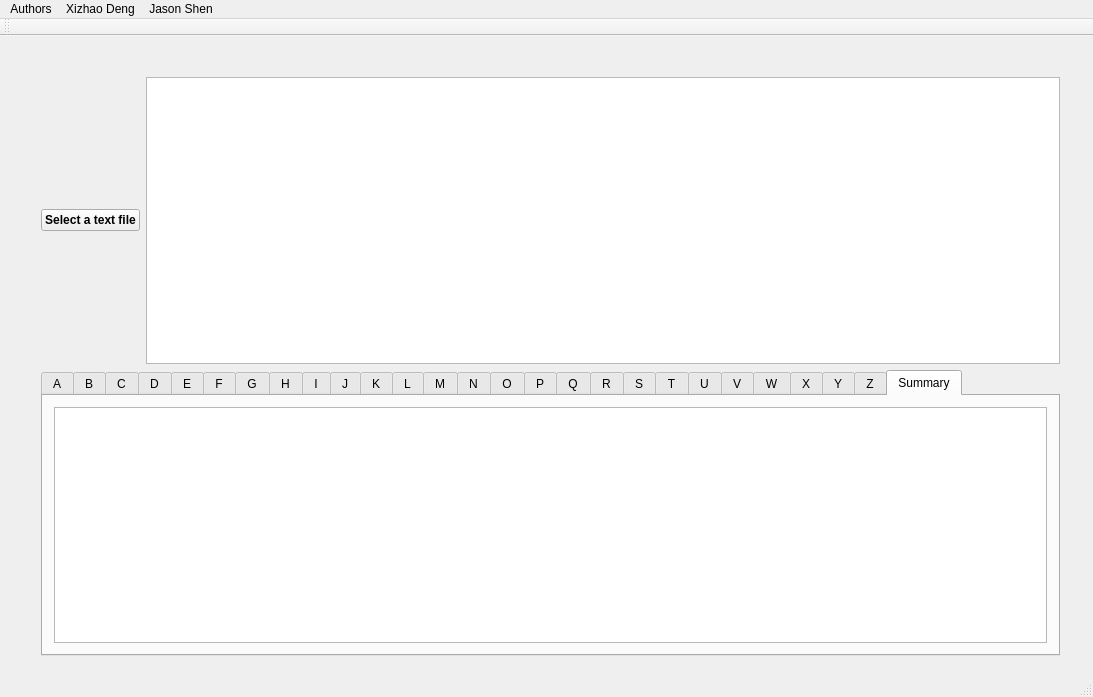
<?xml version="1.0" encoding="UTF-8"?>
<ui version="4.0">
 <class>MainWindow</class>
 <widget class="QMainWindow" name="MainWindow">
  <property name="geometry">
   <rect>
    <x>0</x>
    <y>0</y>
    <width>1093</width>
    <height>697</height>
   </rect>
  </property>
  <property name="windowTitle">
   <string>Text Pro. Ultimate 1.121</string>
  </property>
  <widget class="QWidget" name="centralWidget">
   <widget class="QWidget" name="layoutWidget">
    <property name="geometry">
     <rect>
      <x>150</x>
      <y>10</y>
      <width>911</width>
      <height>16</height>
     </rect>
    </property>
    <layout class="QHBoxLayout" name="horizontalLayout_3">
     <item>
      <widget class="QLabel" name="label">
       <property name="font">
        <font>
         <weight>75</weight>
         <bold>true</bold>
        </font>
       </property>
       <property name="text">
        <string>Book Text</string>
       </property>
       <property name="alignment">
        <set>Qt::AlignCenter</set>
       </property>
      </widget>
     </item>
    </layout>
   </widget>
   <widget class="QWidget" name="layoutWidget">
    <property name="geometry">
     <rect>
      <x>30</x>
      <y>30</y>
      <width>1041</width>
      <height>601</height>
     </rect>
    </property>
    <layout class="QVBoxLayout" name="verticalLayout">
     <item>
      <layout class="QHBoxLayout" name="horizontalLayout_2">
       <item>
        <widget class="QPushButton" name="pushButton">
         <property name="font">
          <font>
           <pointsize>9</pointsize>
           <weight>75</weight>
           <bold>true</bold>
          </font>
         </property>
         <property name="text">
          <string>Select a text file</string>
         </property>
        </widget>
       </item>
       <item>
        <layout class="QHBoxLayout" name="horizontalLayout">
         <item>
          <widget class="QTextBrowser" name="BookText"/>
         </item>
        </layout>
       </item>
      </layout>
     </item>
     <item>
      <widget class="QTabWidget" name="tabWidget">
       <property name="currentIndex">
        <number>26</number>
       </property>
       <widget class="QWidget" name="A">
        <attribute name="title">
         <string>A</string>
        </attribute>
        <layout class="QGridLayout" name="gridLayout">
         <item row="0" column="0">
          <widget class="QTableWidget" name="Atable">
           <column>
            <property name="text">
             <string>Word</string>
            </property>
           </column>
           <column>
            <property name="text">
             <string>Count</string>
            </property>
           </column>
           <column>
            <property name="text">
             <string>Positions (paragraph# - line#)</string>
            </property>
           </column>
          </widget>
         </item>
        </layout>
       </widget>
       <widget class="QWidget" name="B">
        <attribute name="title">
         <string>B</string>
        </attribute>
        <layout class="QGridLayout" name="gridLayout_2">
         <item row="0" column="0">
          <widget class="QTableWidget" name="Atable_2">
           <column>
            <property name="text">
             <string>Word</string>
            </property>
           </column>
           <column>
            <property name="text">
             <string>Count</string>
            </property>
           </column>
           <column>
            <property name="text">
             <string>Positions (paragraph# - line#)</string>
            </property>
           </column>
          </widget>
         </item>
        </layout>
       </widget>
       <widget class="QWidget" name="C">
        <attribute name="title">
         <string>C</string>
        </attribute>
        <layout class="QGridLayout" name="gridLayout_3">
         <item row="0" column="0">
          <widget class="QTableWidget" name="Atable_3">
           <column>
            <property name="text">
             <string>Word</string>
            </property>
           </column>
           <column>
            <property name="text">
             <string>Count</string>
            </property>
           </column>
           <column>
            <property name="text">
             <string>Positions (paragraph# - line#)</string>
            </property>
           </column>
          </widget>
         </item>
        </layout>
       </widget>
       <widget class="QWidget" name="D">
        <attribute name="title">
         <string>D</string>
        </attribute>
        <layout class="QGridLayout" name="gridLayout_4">
         <item row="0" column="0">
          <widget class="QTableWidget" name="Atable_4">
           <column>
            <property name="text">
             <string>Word</string>
            </property>
           </column>
           <column>
            <property name="text">
             <string>Count</string>
            </property>
           </column>
           <column>
            <property name="text">
             <string>Positions (paragraph# - line#)</string>
            </property>
           </column>
          </widget>
         </item>
        </layout>
       </widget>
       <widget class="QWidget" name="E">
        <attribute name="title">
         <string>E</string>
        </attribute>
        <layout class="QGridLayout" name="gridLayout_5">
         <item row="0" column="0">
          <widget class="QTableWidget" name="Atable_5">
           <column>
            <property name="text">
             <string>Word</string>
            </property>
           </column>
           <column>
            <property name="text">
             <string>Count</string>
            </property>
           </column>
           <column>
            <property name="text">
             <string>Positions (paragraph# - line#)</string>
            </property>
           </column>
          </widget>
         </item>
        </layout>
       </widget>
       <widget class="QWidget" name="F">
        <attribute name="title">
         <string>F</string>
        </attribute>
        <layout class="QGridLayout" name="gridLayout_6">
         <item row="0" column="0">
          <widget class="QTableWidget" name="Atable_6">
           <column>
            <property name="text">
             <string>Word</string>
            </property>
           </column>
           <column>
            <property name="text">
             <string>Count</string>
            </property>
           </column>
           <column>
            <property name="text">
             <string>Positions (paragraph# - line#)</string>
            </property>
           </column>
          </widget>
         </item>
        </layout>
       </widget>
       <widget class="QWidget" name="G">
        <attribute name="title">
         <string>G</string>
        </attribute>
        <layout class="QGridLayout" name="gridLayout_7">
         <item row="0" column="0">
          <widget class="QTableWidget" name="Atable_7">
           <column>
            <property name="text">
             <string>Word</string>
            </property>
           </column>
           <column>
            <property name="text">
             <string>Count</string>
            </property>
           </column>
           <column>
            <property name="text">
             <string>Positions (paragraph# - line#)</string>
            </property>
           </column>
          </widget>
         </item>
        </layout>
       </widget>
       <widget class="QWidget" name="H">
        <attribute name="title">
         <string>H</string>
        </attribute>
        <layout class="QGridLayout" name="gridLayout_8">
         <item row="0" column="0">
          <widget class="QTableWidget" name="Atable_8">
           <column>
            <property name="text">
             <string>Word</string>
            </property>
           </column>
           <column>
            <property name="text">
             <string>Count</string>
            </property>
           </column>
           <column>
            <property name="text">
             <string>Positions (paragraph# - line#)</string>
            </property>
           </column>
          </widget>
         </item>
        </layout>
       </widget>
       <widget class="QWidget" name="I">
        <attribute name="title">
         <string>I</string>
        </attribute>
        <layout class="QGridLayout" name="gridLayout_9">
         <item row="0" column="0">
          <widget class="QTableWidget" name="Atable_9">
           <column>
            <property name="text">
             <string>Word</string>
            </property>
           </column>
           <column>
            <property name="text">
             <string>Count</string>
            </property>
           </column>
           <column>
            <property name="text">
             <string>Positions (paragraph# - line#)</string>
            </property>
           </column>
          </widget>
         </item>
        </layout>
       </widget>
       <widget class="QWidget" name="J">
        <attribute name="title">
         <string>J</string>
        </attribute>
        <layout class="QGridLayout" name="gridLayout_10">
         <item row="0" column="0">
          <widget class="QTableWidget" name="Atable_10">
           <column>
            <property name="text">
             <string>Word</string>
            </property>
           </column>
           <column>
            <property name="text">
             <string>Count</string>
            </property>
           </column>
           <column>
            <property name="text">
             <string>Positions (paragraph# - line#)</string>
            </property>
           </column>
          </widget>
         </item>
        </layout>
       </widget>
       <widget class="QWidget" name="K">
        <attribute name="title">
         <string>K</string>
        </attribute>
        <layout class="QGridLayout" name="gridLayout_11">
         <item row="0" column="0">
          <widget class="QTableWidget" name="Atable_11">
           <column>
            <property name="text">
             <string>Word</string>
            </property>
           </column>
           <column>
            <property name="text">
             <string>Count</string>
            </property>
           </column>
           <column>
            <property name="text">
             <string>Positions (paragraph# - line#)</string>
            </property>
           </column>
          </widget>
         </item>
        </layout>
       </widget>
       <widget class="QWidget" name="L">
        <attribute name="title">
         <string>L</string>
        </attribute>
        <layout class="QGridLayout" name="gridLayout_12">
         <item row="0" column="0">
          <widget class="QTableWidget" name="Atable_12">
           <column>
            <property name="text">
             <string>Word</string>
            </property>
           </column>
           <column>
            <property name="text">
             <string>Count</string>
            </property>
           </column>
           <column>
            <property name="text">
             <string>Positions (paragraph# - line#)</string>
            </property>
           </column>
          </widget>
         </item>
        </layout>
       </widget>
       <widget class="QWidget" name="M">
        <attribute name="title">
         <string>M</string>
        </attribute>
        <layout class="QGridLayout" name="gridLayout_13">
         <item row="0" column="0">
          <widget class="QTableWidget" name="Atable_13">
           <column>
            <property name="text">
             <string>Word</string>
            </property>
           </column>
           <column>
            <property name="text">
             <string>Count</string>
            </property>
           </column>
           <column>
            <property name="text">
             <string>Positions (paragraph# - line#)</string>
            </property>
           </column>
          </widget>
         </item>
        </layout>
       </widget>
       <widget class="QWidget" name="N">
        <attribute name="title">
         <string>N</string>
        </attribute>
        <layout class="QGridLayout" name="gridLayout_14">
         <item row="0" column="0">
          <widget class="QTableWidget" name="Atable_14">
           <column>
            <property name="text">
             <string>Word</string>
            </property>
           </column>
           <column>
            <property name="text">
             <string>Count</string>
            </property>
           </column>
           <column>
            <property name="text">
             <string>Positions (paragraph# - line#)</string>
            </property>
           </column>
          </widget>
         </item>
        </layout>
       </widget>
       <widget class="QWidget" name="O">
        <attribute name="title">
         <string>O</string>
        </attribute>
        <layout class="QGridLayout" name="gridLayout_15">
         <item row="0" column="0">
          <widget class="QTableWidget" name="Atable_15">
           <column>
            <property name="text">
             <string>Word</string>
            </property>
           </column>
           <column>
            <property name="text">
             <string>Count</string>
            </property>
           </column>
           <column>
            <property name="text">
             <string>Positions (paragraph# - line#)</string>
            </property>
           </column>
          </widget>
         </item>
        </layout>
       </widget>
       <widget class="QWidget" name="P">
        <attribute name="title">
         <string>P</string>
        </attribute>
        <layout class="QGridLayout" name="gridLayout_16">
         <item row="0" column="0">
          <widget class="QTableWidget" name="Atable_16">
           <column>
            <property name="text">
             <string>Word</string>
            </property>
           </column>
           <column>
            <property name="text">
             <string>Count</string>
            </property>
           </column>
           <column>
            <property name="text">
             <string>Positions (paragraph# - line#)</string>
            </property>
           </column>
          </widget>
         </item>
        </layout>
       </widget>
       <widget class="QWidget" name="Q">
        <attribute name="title">
         <string>Q</string>
        </attribute>
        <layout class="QGridLayout" name="gridLayout_17">
         <item row="0" column="0">
          <widget class="QTableWidget" name="Atable_17">
           <column>
            <property name="text">
             <string>Word</string>
            </property>
           </column>
           <column>
            <property name="text">
             <string>Count</string>
            </property>
           </column>
           <column>
            <property name="text">
             <string>Positions (paragraph# - line#)</string>
            </property>
           </column>
          </widget>
         </item>
        </layout>
       </widget>
       <widget class="QWidget" name="R">
        <attribute name="title">
         <string>R</string>
        </attribute>
        <layout class="QGridLayout" name="gridLayout_18">
         <item row="0" column="0">
          <widget class="QTableWidget" name="Atable_18">
           <column>
            <property name="text">
             <string>Word</string>
            </property>
           </column>
           <column>
            <property name="text">
             <string>Count</string>
            </property>
           </column>
           <column>
            <property name="text">
             <string>Positions (paragraph# - line#)</string>
            </property>
           </column>
          </widget>
         </item>
        </layout>
       </widget>
       <widget class="QWidget" name="S">
        <attribute name="title">
         <string>S</string>
        </attribute>
        <layout class="QGridLayout" name="gridLayout_19">
         <item row="0" column="0">
          <widget class="QTableWidget" name="Atable_19">
           <column>
            <property name="text">
             <string>Word</string>
            </property>
           </column>
           <column>
            <property name="text">
             <string>Count</string>
            </property>
           </column>
           <column>
            <property name="text">
             <string>Positions (paragraph# - line#)</string>
            </property>
           </column>
          </widget>
         </item>
        </layout>
       </widget>
       <widget class="QWidget" name="T">
        <attribute name="title">
         <string>T</string>
        </attribute>
        <layout class="QGridLayout" name="gridLayout_20">
         <item row="0" column="0">
          <widget class="QTableWidget" name="Atable_20">
           <column>
            <property name="text">
             <string>Word</string>
            </property>
           </column>
           <column>
            <property name="text">
             <string>Count</string>
            </property>
           </column>
           <column>
            <property name="text">
             <string>Positions (paragraph# - line#)</string>
            </property>
           </column>
          </widget>
         </item>
        </layout>
       </widget>
       <widget class="QWidget" name="U">
        <attribute name="title">
         <string>U</string>
        </attribute>
        <layout class="QGridLayout" name="gridLayout_21">
         <item row="0" column="0">
          <widget class="QTableWidget" name="Atable_21">
           <column>
            <property name="text">
             <string>Word</string>
            </property>
           </column>
           <column>
            <property name="text">
             <string>Count</string>
            </property>
           </column>
           <column>
            <property name="text">
             <string>Positions (paragraph# - line#)</string>
            </property>
           </column>
          </widget>
         </item>
        </layout>
       </widget>
       <widget class="QWidget" name="V">
        <attribute name="title">
         <string>V</string>
        </attribute>
        <layout class="QGridLayout" name="gridLayout_22">
         <item row="0" column="0">
          <widget class="QTableWidget" name="Atable_22">
           <column>
            <property name="text">
             <string>Word</string>
            </property>
           </column>
           <column>
            <property name="text">
             <string>Count</string>
            </property>
           </column>
           <column>
            <property name="text">
             <string>Positions (paragraph# - line#)</string>
            </property>
           </column>
          </widget>
         </item>
        </layout>
       </widget>
       <widget class="QWidget" name="W">
        <attribute name="title">
         <string>W</string>
        </attribute>
        <layout class="QGridLayout" name="gridLayout_23">
         <item row="0" column="0">
          <widget class="QTableWidget" name="Atable_23">
           <column>
            <property name="text">
             <string>Word</string>
            </property>
           </column>
           <column>
            <property name="text">
             <string>Count</string>
            </property>
           </column>
           <column>
            <property name="text">
             <string>Positions (paragraph# - line#)</string>
            </property>
           </column>
          </widget>
         </item>
        </layout>
       </widget>
       <widget class="QWidget" name="X">
        <attribute name="title">
         <string>X</string>
        </attribute>
        <layout class="QGridLayout" name="gridLayout_24">
         <item row="0" column="0">
          <widget class="QTableWidget" name="Atable_24">
           <column>
            <property name="text">
             <string>Word</string>
            </property>
           </column>
           <column>
            <property name="text">
             <string>Count</string>
            </property>
           </column>
           <column>
            <property name="text">
             <string>Positions (paragraph# - line#)</string>
            </property>
           </column>
          </widget>
         </item>
        </layout>
       </widget>
       <widget class="QWidget" name="Y">
        <attribute name="title">
         <string>Y</string>
        </attribute>
        <layout class="QGridLayout" name="gridLayout_25">
         <item row="0" column="0">
          <widget class="QTableWidget" name="Atable_25">
           <column>
            <property name="text">
             <string>Word</string>
            </property>
           </column>
           <column>
            <property name="text">
             <string>Count</string>
            </property>
           </column>
           <column>
            <property name="text">
             <string>Positions (paragraph# - line#)</string>
            </property>
           </column>
          </widget>
         </item>
        </layout>
       </widget>
       <widget class="QWidget" name="Z">
        <attribute name="title">
         <string>Z</string>
        </attribute>
        <layout class="QGridLayout" name="gridLayout_26">
         <item row="0" column="0">
          <widget class="QTableWidget" name="Atable_26">
           <column>
            <property name="text">
             <string>Word</string>
            </property>
           </column>
           <column>
            <property name="text">
             <string>Count</string>
            </property>
           </column>
           <column>
            <property name="text">
             <string>Positions (paragraph# - line#)</string>
            </property>
           </column>
          </widget>
         </item>
        </layout>
       </widget>
       <widget class="QWidget" name="Summary">
        <attribute name="title">
         <string>Summary</string>
        </attribute>
        <layout class="QGridLayout" name="gridLayout_27">
         <item row="0" column="0">
          <widget class="QTextBrowser" name="Summary_27"/>
         </item>
        </layout>
       </widget>
      </widget>
     </item>
    </layout>
   </widget>
  </widget>
  <widget class="QMenuBar" name="menuBar">
   <property name="geometry">
    <rect>
     <x>0</x>
     <y>0</y>
     <width>1093</width>
     <height>21</height>
    </rect>
   </property>
   <widget class="QMenu" name="menuAuthors">
    <property name="title">
     <string>Authors</string>
    </property>
   </widget>
   <widget class="QMenu" name="menuXizhao_Deng">
    <property name="title">
     <string>Xizhao Deng</string>
    </property>
   </widget>
   <widget class="QMenu" name="menuJason_Shen">
    <property name="title">
     <string>Jason Shen</string>
    </property>
   </widget>
   <addaction name="menuAuthors"/>
   <addaction name="menuXizhao_Deng"/>
   <addaction name="menuJason_Shen"/>
  </widget>
  <widget class="QToolBar" name="mainToolBar">
   <attribute name="toolBarArea">
    <enum>TopToolBarArea</enum>
   </attribute>
   <attribute name="toolBarBreak">
    <bool>false</bool>
   </attribute>
  </widget>
  <widget class="QStatusBar" name="statusBar"/>
 </widget>
 <layoutdefault spacing="6" margin="11"/>
 <resources/>
 <connections/>
</ui>
